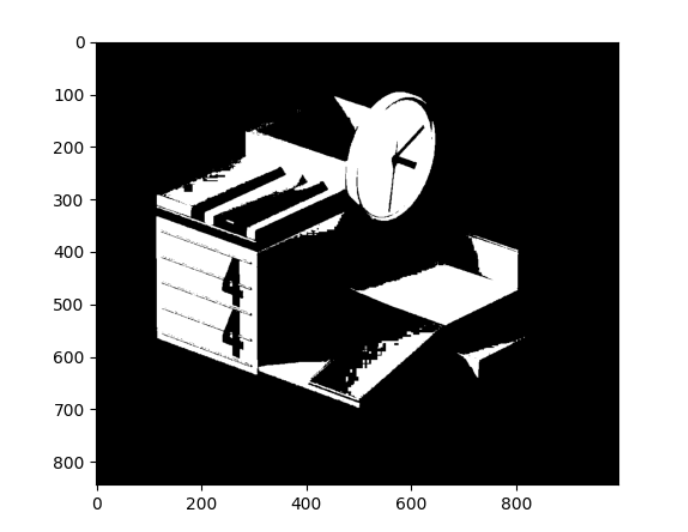

Write the Python code that produced this figure.
# -*- codeing=utf-8 -*-
# @Time : 2022/10/20 20:46
# @Author: 曹志阳
# @FALE 阈值算法.py
# @software :PyCharm
import cv2 as cv
import matplotlib.pyplot as plt


# 封装图片显示函数
def image_show ( image ) :
    if image.ndim == 2 :
        plt.imshow ( image , cmap = 'gray' )
    else :
        image = cv.cvtColor ( image , cv.COLOR_BGR2RGB )
        plt.imshow ( image )

    plt.show ( )



# 大津法（OTSU）阈值分割：
# 算法思想：最大类间方差法
# （1）对于给定阈值T，可以将图像分为目标和背景。其中，背景点数占图像比例为P0，平均灰度值为M0。
#     而目标点数占图像比例为P1，平均灰度值为M1。
#     P0 + P1 = 1
# （2）图像的平均灰度值为常数，与阈值无关，即：
#     M_mean = P0 * M0 + P1 * M1
# （3）计算类间方差如下：
#      sigma^2 = P0(M0 -M_mean)^2 + P1(M1 - M_mean)^2
# （4）代入 P0 + P1 = 1 和 M_mean, 化简上式为：
#     sigma^2 = P0 * P1 * (M0 - M1)^2
# （5）遍历灰度值，找出使sigma^2最大的值。


if __name__ == '__main__' :

    # 读取灰度图像
    img_desk = cv.imread ( 'wu1.jpg' , 0 )

    # 初始化最佳类间方差和最佳阈值
    T_best = 0
    sigma_best = -1

    # 通过迭代寻找最佳阈值（最大类间方差）
    for i in range ( 0 , 256 ) :

        # 分别获取背景部分和目标点部分
        back_ground = img_desk [ img_desk <= i ]
        img_object = img_desk [ img_desk > i ]

        # 获取背景点和目标点比例
        P0 = back_ground.size / img_desk.size
        P1 = img_object.size / img_desk.size

        # 获取背景点和目标点的均值
        if back_ground.size == 0 :
            M0 = 0
        else :
            M0 = back_ground.mean ( )

        if img_object.size == 0 :
            M1 = 0
        else :
            M1 = img_object.mean ( )

        # 计算类间方差
        sigma = P0 * P1 * (M0 - M1) ** 2

        # 判断是否更新方差和阈值
        if sigma > sigma_best :
            sigma_best = sigma
            T_best = i

    # 阈值分割
    _ , img_bin = cv.threshold ( img_desk , T_best , 255 , cv.THRESH_BINARY )

    # 输出最佳阈值和最大类间方差
    print ( "最大类间方差 = " , sigma_best )
    print ( "最佳阈值 = " , T_best )

    # 显示图像
    image_show ( img_bin )
